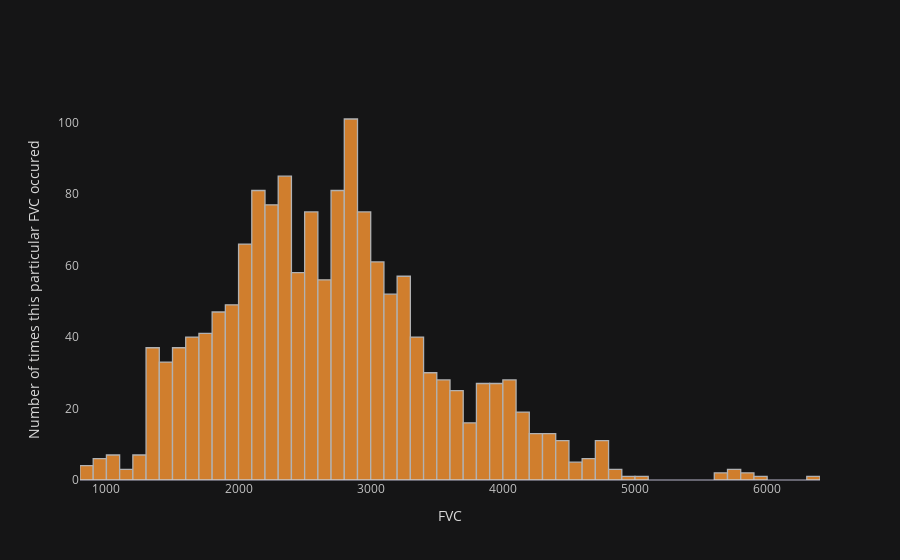

Write notebook code for a chart like this one.
### Code cell
train_df['FVC'].iplot(kind='hist',
                     xTitle='FVC',
                     yTitle='Number of times this particular FVC occured',
                     theme='solar',
                     showgrid=False)

### Figure 1 — Plotly figure (JSON) as saved in the notebook; plotly's stock layout.template omitted (floating-point values rounded to 4 significant figures; data arrays with more than 128 entries replaced by an {"elided": "..."} marker saying what was removed)
{"data": [{"histfunc": "count", "histnorm": "", "marker": {"color": "rgba(255, 153, 51, 1.0)", "line": {"color": "#D9D9D9", "width": 1.3}}, "name": "FVC", "opacity": 0.8, "orientation": "v", "type": "histogram", "x": {"elided": "1549 int values"}}], "layout": {"barmode": "overlay", "legend": {"bgcolor": "#151516", "font": {"color": "#D9D9D9"}}, "paper_bgcolor": "#151516", "plot_bgcolor": "#151516", "title": {"font": {"color": "#D9D9D9"}}, "xaxis": {"gridcolor": "#434343", "showgrid": false, "tickfont": {"color": "#C2C2C2"}, "title": {"font": {"color": "#D9D9D9"}, "text": "FVC"}, "zerolinecolor": "#666570", "type": "linear", "range": [799.5, 6400.0], "autorange": true}, "yaxis": {"gridcolor": "#434343", "showgrid": false, "tickfont": {"color": "#C2C2C2"}, "title": {"font": {"color": "#D9D9D9"}, "text": "Number of times this particular FVC occured"}, "zerolinecolor": "#666570", "range": [0, 106.3], "autorange": true}, "autosize": true}}
